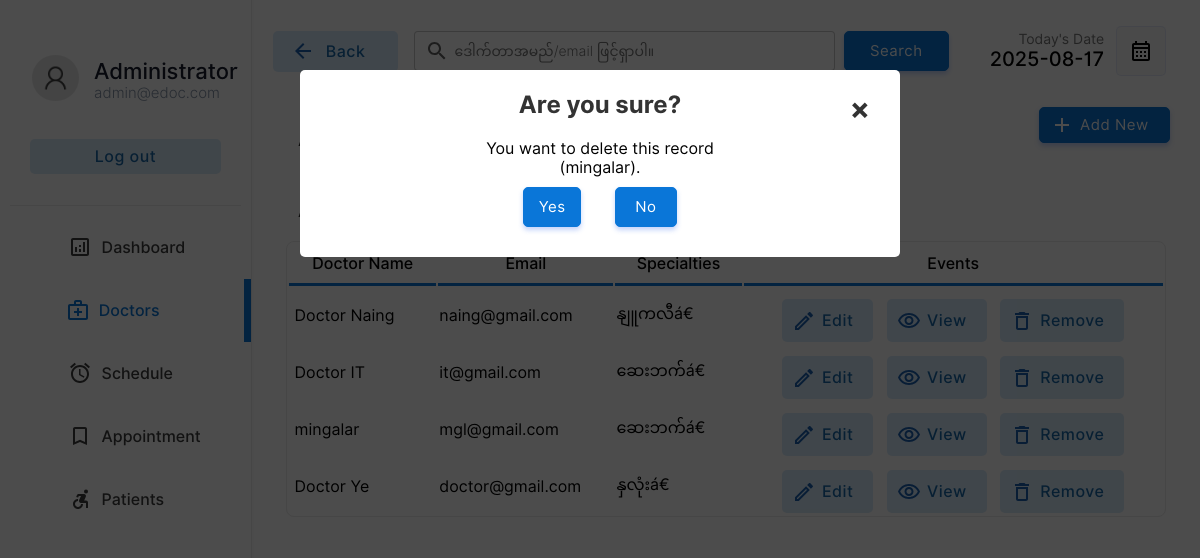
Page /doctor/doctors.php?action=drop&id=2&name=mingalar (signed in) on the committed database.
### tables this page shows
CREATE TABLE `doctor` (
  `docid` int(11) NOT NULL,
  `docemail` varchar(255) DEFAULT NULL,
  `docname` varchar(255) DEFAULT NULL,
  `docpassword` varchar(255) DEFAULT NULL,
  `docnic` varchar(15) DEFAULT NULL,
  `doctel` varchar(15) DEFAULT NULL,
  `specialties` int(2) DEFAULT NULL
);

CREATE TABLE `specialties` (
  `id` int(2) NOT NULL,
  `sname` varchar(50) DEFAULT NULL
);

### doctor/doctors.php (the view, shortened to what the rows shown need)
<!DOCTYPE html>
<html lang="en">
<head>
    <link rel="stylesheet" href="../css/animations.css">
    <link rel="stylesheet" href="../css/main.css">
    <link rel="stylesheet" href="../css/admin.css">
</head>
<body>
    <?php
    include("../connection.php");
    ?>
        <div class="dash-body">
            <table border="0" width="100%" style=" border-spacing: 0;margin:0;padding:0;margin-top:25px; ">
                <?php
                    if($_POST){
                        $keyword=$_POST["search"];
                        $sqlmain= "select * from doctor where docemail='$keyword' or docname='$keyword' or docname like '$keyword%' or docname like '%$keyword' or docname like '%$keyword%'";
                    }else{
                        $sqlmain= "select * from doctor order by docid desc";
                    }
                ?>
                <tr>
                   <td colspan="4">
                       <center>
                        <div class="abc scroll">
                        <table width="93%" class="sub-table scrolldown" border="0">
                        <thead>
                        <tr>
                                <th class="table-headin">
                                Doctor Name
                                </th>
                                <th class="table-headin">
                                    Email
                                </th>
                                <th class="table-headin">
                                    Specialties
                                </th>
                                <th class="table-headin">
                                    Events
                                </tr>
                        </thead>
                        <tbody>
                            <?php
                                $result= $database->query($sqlmain);
                                if($result->num_rows==0){
                                    echo '<tr>
                                    <td colspan="4">
                                    <br><br><br><br>
                                    <center>
                                    <img src="../img/notfound.svg" width="25%">
                                    <br>
                                    <p class="heading-main12" style="margin-left: 45px;font-size:20px;color:rgb(49, 49, 49)">We  couldnt find anything related to your keywords !</p>
                                    <a class="non-style-link" href="doctors.php"><button  class="login-btn btn-primary-soft btn"  style="display: flex;justify-content: center;align-items: center;margin-left:20px;">&nbsp; Show all Doctors &nbsp;</font></button>
                                    </a>
                                    </center>
                                    <br><br><br><br>
                                    </td>
                                    </tr>';
                                }
                                else{
                                for ( $x=0; $x<$result->num_rows;$x++){
                                    $row=$result->fetch_assoc();
                                    $docid=$row["docid"];
                                    $name=$row["docname"];
                                    $email=$row["docemail"];
                                    $spe=$row["specialties"];
                                    $spcil_res= $database->query("select sname from specialties where id='$spe'");
                                    $spcil_array= $spcil_res->fetch_assoc();
                                    $spcil_name=$spcil_array["sname"];
                                    echo '<tr>
                                        <td> &nbsp;'.
                                        substr($name,0,30)
                                        .'</td>
                                        <td>
                                        '.substr($email,0,20).'
                                        </td>
                                        <td>
                                            '.substr($spcil_name,0,20).'
                                        </td>
                                        <td>
                                        <div style="display:flex;justify-content: center;">
                                        <a href="?action=edit&id='.$docid.'&error=0" class="non-style-link"><button  class="btn-primary-soft btn button-icon btn-edit"  style="padding-left: 40px;padding-top: 12px;padding-bottom: 12px;margin-top: 10px;"><font class="tn-in-text">Edit</font></button></a>
                                        &nbsp;&nbsp;&nbsp;
                                        <a href="?action=view&id='.$docid.'" class="non-style-link"><button  class="btn-primary-soft btn button-icon btn-view"  style="padding-left: 40px;padding-top: 12px;padding-bottom: 12px;margin-top: 10px;"><font class="tn-in-text">View</font></button></a>
                                       &nbsp;&nbsp;&nbsp;
                                       <a href="?action=drop&id='.$docid.'&name='.$name.'" class="non-style-link"><button  class="btn-primary-soft btn button-icon btn-delete"  style="padding-left: 40px;padding-top: 12px;padding-bottom: 12px;margin-top: 10px;"><font class="tn-in-text">Remove</font></button></a>
                                        </div>
                                        </td>
                                    </tr>';
                                }
                            }
                            ?>
                            </tbody>
                        </table>
                        </div>
                        </center>
                   </td>
                </tr>
            </table>
        </div>
    <?php
    if($_GET){
        $id=$_GET["id"];
        $action=$_GET["action"];
        if($action=='drop'){
            $nameget=$_GET["name"];
            echo '
            <div id="popup1" class="overlay">
                    <div class="popup">
                    <center>
                        <h2>Are you sure?</h2>
                        <a class="close" href="doctors.php">&times;</a>
                        <div class="content">
                            You want to delete this record<br>('.substr($nameget,0,40).').
                        </div>
                        <div style="display: flex;justify-content: center;">
                        <a href="delete-doctor.php?id='.$id.'" class="non-style-link"><button  class="btn-primary btn"  style="display: flex;justify-content: center;align-items: center;margin:10px;padding:10px;"<font class="tn-in-text">&nbsp;Yes&nbsp;</font></button></a>&nbsp;&nbsp;&nbsp;
                        <a href="doctors.php" class="non-style-link"><button  class="btn-primary btn"  style="display: flex;justify-content: center;align-items: center;margin:10px;padding:10px;"><font class="tn-in-text">&nbsp;&nbsp;No&nbsp;&nbsp;</font></button></a>
                        </div>
                    </center>
            </div>
            </div>
            ';
        }elseif($action=='edit'){
            $sqlmain= "select * from doctor where docid='$id'";
            $result= $database->query($sqlmain);
            $row=$result->fetch_assoc();
            $name=$row["docname"];
            $email=$row["docemail"];
            $spe=$row["specialties"];
            $spcil_res= $database->query("select sname from specialties where id='$spe'");
            $spcil_array= $spcil_res->fetch_assoc();
            $spcil_name=$spcil_array["sname"];
            $nic=$row['docnic'];
            $tele=$row['doctel'];
            $error_1=$_GET["error"];
                $errorlist= array(
                    '1'=>'<label for="promter" class="form-label" style="color:rgb(255, 62, 62);text-align:center;">Already have an account for this Email address.</label>',
                    '2'=>'<label for="promter" class="form-label" style="color:rgb(255, 62, 62);text-align:center;">Password Conformation Error! Reconform Password</label>',
                    '3'=>'<label for="promter" class="form-label" style="color:rgb(255, 62, 62);text-align:center;"></label>',
                    '4'=>"",
                    '0'=>'',
                );
            if($error_1!='4'){
                    echo '
                    <div id="popup1" class="overlay">
                            <div class="popup">
                            <center>
                                <a class="close" href="doctors.php">&times;</a>
                                <div style="display: flex;justify-content: center;">
                                <div class="abc">
                                <table width="80%" class="sub-table scrolldown add-doc-form-container" border="0">
                                <tr>
                                        <td class="label-td" colspan="2">'.
                                            $errorlist[$error_1]
                                        .'</td>
                                    </tr>
                                    <tr>
                                        <td>
                                            <p style="padding: 0;margin: 0;text-align: left;font-size: 25px;font-weight: 500;">Edit Doctor Details.</p>
                                        Doctor ID : '.$id.' (Auto Generated)<br><br>
                                        </td>
                                    </tr>
                                    <tr>
                                        <td class="label-td" colspan="2">
                                            <form action="edit-doc.php" method="POST" class="add-new-form">
                                            <label for="Email" class="form-label">Email: </label>
                                            <input type="hidden" value="'.$id.'" name="id00">
                                        </td>
                                    </tr>
                                    <tr>
                                        <td class="label-td" colspan="2">
                                        <input type="email" name="email" class="input-text" placeholder="Email Address" value="'.$email.'" required><br>
                                        </td>
                                    </tr>
                                    <tr>
                                        <td class="label-td" colspan="2">
                                            <label for="name" class="form-label">Name: </label>
                                        </td>
                                    </tr>
                                    <tr>
                                        <td class="label-td" colspan="2">
                                            <input type="text" name="name" class="input-text" placeholder="Doctor Name" value="'.$name.'" required><br>
                                        </td>
                                    </tr>
                                    <tr>
                                        <td class="label-td" colspan="2">
                                            <label for="nic" class="form-label">NIC: </label>
                                        </td>
                                    </tr>
                                    <tr>
                                        <td class="label-td" colspan="2">
                                            <input type="text" name="nic" class="input-text" placeholder="NIC Number" value="'.$nic.'" required><br>
                                        </td>
                                    </tr>
                                    <tr>
                                        <td class="label-td" colspan="2">
                                            <label for="Tele" class="form-label">Telephone: </label>
                                        </td>
                                    </tr>
                                    <tr>
                                        <td class="label-td" colspan="2">
                                            <input type="tel" name="Tele" class="input-text" placeholder="Telephone Number" value="'.$tele.'" required><br>
                                        </td>
                                    </tr>
                                    <tr>
                                        <td class="label-td" colspan="2">
                                            <label for="spec" class="form-label">Choose specialties: (Current'.$spcil_name.')</label>
                                        </td>
                                    </tr>
                                    <tr>
                                        <td class="label-td" colspan="2">
                                            <select name="spec" id="" class="box">';
                                                $list11 = $database->query("select  * from  specialties;");
                                                for ($y=0;$y<$list11->num_rows;$y++){
                                                    $row00=$list11->fetch_assoc();
                                                    $sn=$row00["sname"];
                                                    $id00=$row00["id"];
                                                    echo "<option value=".$id00.">$sn</option><br/>";
                                                };
                                echo     '       </select><br><br>
                                        </td>
                                    </tr>
                                    <tr>
                                        <td class="label-td" colspan="2">
                                            <label for="password" class="form-label">Password: </label>
                                        </td>
                                    </tr>
                                    <tr>
                                        <td class="label-td" colspan="2">
                                            <input type="password" name="password" class="input-text" placeholder="Defind a Password" required><br>
                                        </td>
                                    </tr><tr>
                                        <td class="label-td" colspan="2">
                                            <label for="cpassword" class="form-label">Conform Password: </label>
                                        </td>
                                    </tr>
                                    <tr>
                                        <td class="label-td" colspan="2">
                                            <input type="password" name="cpassword" class="input-text" placeholder="Conform Password" required><br>
                                        </td>
                                    </tr>
                                    <tr>
                                        <td colspan="2">
                                            <input type="reset" value="Reset" class="login-btn btn-primary-soft btn" >&nbsp;&nbsp;&nbsp;&nbsp;&nbsp;
                                            <input type="submit" value="Save" class="login-btn btn-primary btn">
                                        </td>
                                    </tr>
                                    </form>
                                    </tr>
                                </table>
                                </div>
                                </div>
                            </center>
                            <br><br>
                    </div>
                    </div>
                    ';
        }; };
    };
?>
</body>
</html>

### rows in the picture
doctor: docname "Doctor Naing", docemail "naing@gmail.com", specialties.sname "နျူကလီá€"
doctor: docname "Doctor IT", docemail "it@gmail.com", specialties.sname "ဆေးဘက်á€"
doctor: docname "mingalar", docemail "mgl@gmail.com", specialties.sname "ဆေးဘက်á€"
doctor: docname "Doctor Ye", docemail "doctor@gmail.com", specialties.sname "နှလုံးá€"

### other values in the picture
substr($nameget,0,40) "mingalar"
